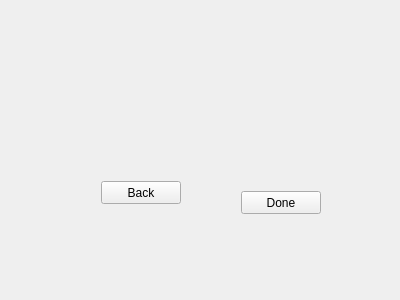
<?xml version="1.0" encoding="UTF-8"?>
<ui version="4.0">
 <class>EnterAnimalScreenCat</class>
 <widget class="QWidget" name="EnterAnimalScreenCat">
  <property name="geometry">
   <rect>
    <x>0</x>
    <y>0</y>
    <width>400</width>
    <height>300</height>
   </rect>
  </property>
  <property name="windowTitle">
   <string>Form</string>
  </property>
  <layout class="QHBoxLayout" name="horizontalLayout">
   <item>
    <widget class="QStackedWidget" name="stackedWidget">
     <widget class="QWidget" name="page">
      <widget class="QPushButton" name="backButton">
       <property name="geometry">
        <rect>
         <x>90</x>
         <y>170</y>
         <width>80</width>
         <height>23</height>
        </rect>
       </property>
       <property name="text">
        <string>Back</string>
       </property>
      </widget>
      <widget class="QPushButton" name="doneButton">
       <property name="geometry">
        <rect>
         <x>230</x>
         <y>180</y>
         <width>80</width>
         <height>23</height>
        </rect>
       </property>
       <property name="text">
        <string>Done</string>
       </property>
      </widget>
     </widget>
    </widget>
   </item>
  </layout>
 </widget>
 <resources/>
 <connections/>
</ui>
